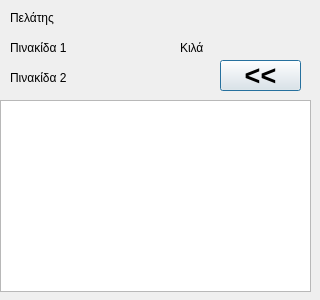
<?xml version="1.0" encoding="UTF-8"?>
<ui version="4.0">
 <class>fortosi_progress_1_1Class</class>
 <widget class="QDialog" name="fortosi_progress_1_1Class">
  <property name="geometry">
   <rect>
    <x>0</x>
    <y>0</y>
    <width>320</width>
    <height>300</height>
   </rect>
  </property>
  <property name="windowTitle">
   <string>Ανασκόπηση Φόρτωσης</string>
  </property>
  <widget class="QLabel" name="label">
   <property name="geometry">
    <rect>
     <x>10</x>
     <y>10</y>
     <width>61</width>
     <height>16</height>
    </rect>
   </property>
   <property name="text">
    <string>Πελάτης</string>
   </property>
  </widget>
  <widget class="QLabel" name="label_2">
   <property name="geometry">
    <rect>
     <x>10</x>
     <y>40</y>
     <width>71</width>
     <height>16</height>
    </rect>
   </property>
   <property name="text">
    <string>Πινακίδα 1</string>
   </property>
  </widget>
  <widget class="QLabel" name="label_3">
   <property name="geometry">
    <rect>
     <x>10</x>
     <y>70</y>
     <width>71</width>
     <height>16</height>
    </rect>
   </property>
   <property name="text">
    <string>Πινακίδα 2</string>
   </property>
  </widget>
  <widget class="QLabel" name="label_4">
   <property name="geometry">
    <rect>
     <x>180</x>
     <y>40</y>
     <width>41</width>
     <height>16</height>
    </rect>
   </property>
   <property name="text">
    <string>Κιλά</string>
   </property>
  </widget>
  <widget class="QLabel" name="labelCustomer">
   <property name="geometry">
    <rect>
     <x>90</x>
     <y>10</y>
     <width>221</width>
     <height>21</height>
    </rect>
   </property>
   <property name="text">
    <string/>
   </property>
  </widget>
  <widget class="QLabel" name="labelCar1">
   <property name="geometry">
    <rect>
     <x>90</x>
     <y>40</y>
     <width>71</width>
     <height>16</height>
    </rect>
   </property>
   <property name="text">
    <string/>
   </property>
  </widget>
  <widget class="QLabel" name="labelCar2">
   <property name="geometry">
    <rect>
     <x>90</x>
     <y>70</y>
     <width>61</width>
     <height>16</height>
    </rect>
   </property>
   <property name="text">
    <string/>
   </property>
  </widget>
  <widget class="QLabel" name="labelWeight">
   <property name="geometry">
    <rect>
     <x>230</x>
     <y>40</y>
     <width>61</width>
     <height>16</height>
    </rect>
   </property>
   <property name="text">
    <string/>
   </property>
  </widget>
  <widget class="QTableWidget" name="tableWidget">
   <property name="geometry">
    <rect>
     <x>0</x>
     <y>100</y>
     <width>311</width>
     <height>192</height>
    </rect>
   </property>
  </widget>
  <widget class="QPushButton" name="pushBack">
   <property name="geometry">
    <rect>
     <x>220</x>
     <y>60</y>
     <width>81</width>
     <height>31</height>
    </rect>
   </property>
   <property name="font">
    <font>
     <pointsize>20</pointsize>
     <weight>75</weight>
     <bold>true</bold>
    </font>
   </property>
   <property name="text">
    <string>&lt;&lt;</string>
   </property>
  </widget>
 </widget>
 <layoutdefault spacing="6" margin="11"/>
 <resources/>
 <connections/>
</ui>
